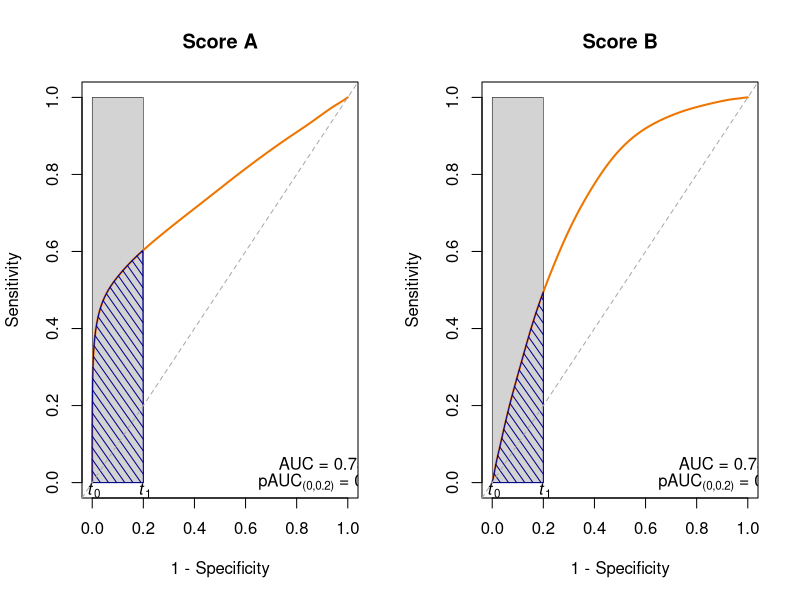

Reproduce this figure in R.
setwd("~/Dropbox/pauc")
library(pROC)

### data for high pAUC marker
set.seed(234)

ncases <- ncontrols <- 10000 #in each group
# generate a vector of outcomes
y <- c(rep(1, ncases), rep(0, ncontrols))
x1offset <- c(rbeta(ncases, .1, .1), rbeta(ncontrols, .5, 100))
x1 <- scale(x1offset + rnorm(ncases+ncontrols, sd=.3))

rocfit <- roc(response=y, predictor=x1)
auc1 <- rocfit$auc
pauc1 <- auc(rocfit, partial.auc=c(1,.8))
auc1
pauc1

smoothed1 <- smooth(rocfit, method="density")

### data for low pAUC marker
set.seed(125)

ncases <- ncontrols <- 10000 #in each group
# generate a vector of outcomes
y <- c(rep(1, ncases), rep(0, ncontrols))
x2offset <- c(rbeta(ncases, 1.5, .3), rbeta(ncontrols, .4, .5))
x2 <- scale(x2offset + rnorm(ncases+ncontrols, sd=.3))

rocfit <- roc(response=y, predictor=x2)
auc2 <- rocfit$auc
roundval <- round(auc2, 2)

pauc2 <- auc(rocfit, partial.auc=c(1,.8))
auc2
pauc2

smoothed2 <- smooth(rocfit, method="density")

pdf("figures/figure1.pdf", width=14, height=7)
par(mfrow=c(1,2))

plot(0, 0, type="n", xlab="1 - Specificity", ylab="Sensitivity", main="Score A", xlim=c(0,1), ylim=c(0,1))
polygon(list(x=c(0,.2,.2,0), y=c(0,0,1,1)), col="lightgray", lwd=.5)
lines(1-smoothed1$sp, smoothed1$se, col="darkorange2", lwd=2)
t1ind <- which.min(abs(smoothed1$sp-.8))
polyvec <- list(x=c(1-smoothed1$sp[length(smoothed1$sp):t1ind], .2),
				y=c(smoothed1$se[length(smoothed1$se):t1ind], 0))
polygon(polyvec, col="darkblue", density=15, angle=125)
abline(0,1,lty=2,col="darkgray")
text(x=.005,y=-.02,labels=expression(italic(t)[0]))
text(x=.205,y=-.02,labels=expression(italic(t)[1]))
text(x=.9,y=.05,labels=paste("AUC =", round(auc1, 2)))
text(x=.9,y=0,labels=substitute(paste('pAUC'['(0,0.2)'], ' = ', pauc1), list(pauc1=format(pauc1, nsmall=2, digits=2))))

plot(0, 0, type="n", xlab="1 - Specificity", ylab="Sensitivity", main="Score B", xlim=c(0,1), ylim=c(0,1))
polygon(list(x=c(0,.2,.2,0), y=c(0,0,1,1)), col="lightgray", lwd=.5)
lines(1-smoothed2$sp, smoothed2$se, col="darkorange2", lwd=2)
t1ind <- which.min(abs(smoothed2$sp-.8))
polyvec <- list(x=c(1-smoothed2$sp[length(smoothed2$sp):t1ind], .2),
				y=c(smoothed2$se[length(smoothed2$se):t1ind], 0))
polygon(polyvec, col="darkblue", density=15, angle=125)
abline(0,1,lty=2,col="darkgray")
text(x=.005,y=-.02,labels=expression(italic(t)[0]))
text(x=.205,y=-.02,labels=expression(italic(t)[1]))
text(x=.9,y=.05,labels=paste("AUC =", round(auc2, 2)))
text(x=.9,y=0,labels=substitute(paste('pAUC'['(0,0.2)'], ' = ', pauc2), list(pauc2=round(pauc2,2))))

dev.off()

